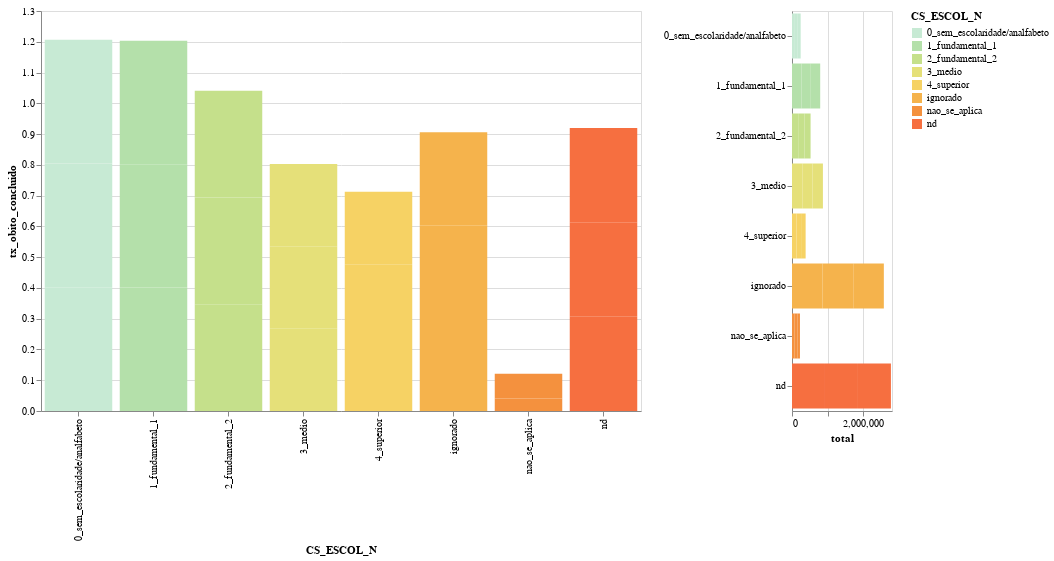

Notebook code cell kept with this figure:
### Markdown cell above
## Escolaridade
[Topo](/covid/srag/letalidade/2021/04/13/letalidade-srag.html#)

### Code cell
#hide_input

x_col = 'CS_ESCOL_N'
cat_col = 'CS_ESCOL_N'
sel_cols = ['UF_RES']
selection_dict = {}
# selection_dict['UF_RES'] = ' != "nan_nd"'
dataFrame2Chart(df_srag,x_col,cat_col,sel_cols,selection_dict,total=True,mark_type='bar')

### Figure 1 — Vega-Lite specification as saved in the notebook (floating-point values rounded to 4 significant figures; data arrays with more than 128 entries replaced by an {"elided": "..."} marker saying what was removed)
{"config": {"view": {"continuousWidth": 400, "continuousHeight": 300}}, "concat": [{"mark": "bar", "encoding": {"color": {"type": "nominal", "field": "CS_ESCOL_N", "scale": {"scheme": "lightmulti"}}, "opacity": {"condition": {"value": 1.0, "selection": "selector005"}, "value": 0.1}, "tooltip": [{"type": "nominal", "field": "CS_ESCOL_N"}, {"type": "nominal", "field": "_CS_ESCOL_N"}, {"type": "nominal", "field": "UF_RES"}, {"type": "quantitative", "field": "cura"}, {"type": "quantitative", "field": "ignorado"}, {"type": "quantitative", "field": "nd"}, {"type": "quantitative", "field": "obito"}, {"type": "quantitative", "field": "obito_outras_causas"}, {"type": "quantitative", "field": "total"}, {"type": "quantitative", "field": "tx_obito_andamento"}, {"type": "quantitative", "field": "tx_obito_concluido"}], "x": {"type": "nominal", "field": "CS_ESCOL_N"}, "y": {"type": "quantitative", "field": "tx_obito_concluido"}}, "height": 400, "selection": {"selector005": {"type": "multi", "empty": "all", "fields": ["CS_ESCOL_N"], "bind": "legend"}, "Selecione": {"type": "single", "fields": ["UF_RES"], "init": {"UF_RES": "--TODOS--"}, "bind": {"UF_RES": {"input": "select", "options": ["--TODOS--", "11_Rondônia", "12_Acre", "13_Amazonas", "14_Roraima", "15_Pará", "16_Amapá", "17_Tocantins", "21_Maranhão", "22_Piauí", "23_Ceará", "24_Rio Grande do Norte", "25_Paraíba", "26_Pernambuco", "27_Alagoas", "28_Sergipe", "29_Bahia", "31_Minas Gerais", "32_Espírito Santo", "33_Rio de Janeiro", "35_São Paulo", "41_Paraná", "42_Santa Catarina", "43_Rio Grande do Sul", "50_Mato Grosso do Sul", "51_Mato Grosso", "52_Goiás", "53_Distrito Federal", "99_nd", "nan_nd"]}}}}, "width": 600}, {"mark": "bar", "encoding": {"color": {"condition": {"type": "nominal", "field": "CS_ESCOL_N", "scale": {"scheme": "lightmulti"}, "selection": "selector005"}, "value": "lightgrey"}, "x": {"type": "quantitative", "field": "total"}, "y": {"type": "ordinal", "field": "CS_ESCOL_N", "title": null}}, "height": 400, "selection": {"selector005": {"type": "multi", "empty": "all", "fields": ["CS_ESCOL_N"], "bind": "legend"}, "Selecione": {"type": "single", "fields": ["UF_RES"], "init": {"UF_RES": "--TODOS--"}, "bind": {"UF_RES": {"input": "select", "options": ["--TODOS--", "11_Rondônia", "12_Acre", "13_Amazonas", "14_Roraima", "15_Pará", "16_Amapá", "17_Tocantins", "21_Maranhão", "22_Piauí", "23_Ceará", "24_Rio Grande do Norte", "25_Paraíba", "26_Pernambuco", "27_Alagoas", "28_Sergipe", "29_Bahia", "31_Minas Gerais", "32_Espírito Santo", "33_Rio de Janeiro", "35_São Paulo", "41_Paraná", "42_Santa Catarina", "43_Rio Grande do Sul", "50_Mato Grosso do Sul", "51_Mato Grosso", "52_Goiás", "53_Distrito Federal", "99_nd", "nan_nd"]}}}}, "width": 100}], "data": {"name": "data-82519b48c70e4ae175ab88611cff33b9"}, "transform": [{"filter": {"selection": "Selecione"}}], "$schema": "https://vega.github.io/schema/vega-lite/v4.8.1.json", "datasets": {"data-82519b48c70e4ae175ab88611cff33b9": {"elided": "250 records"}}}
